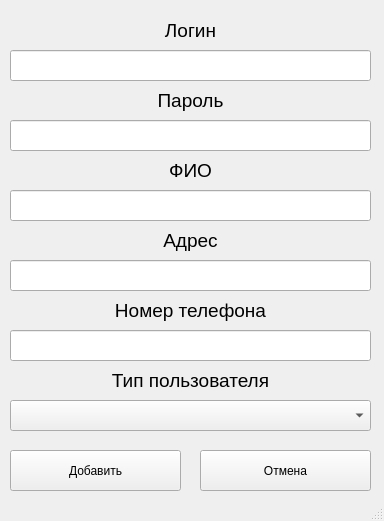
<?xml version="1.0" encoding="UTF-8"?>
<ui version="4.0">
 <class>MainWindow</class>
 <widget class="QMainWindow" name="MainWindow">
  <property name="geometry">
   <rect>
    <x>0</x>
    <y>0</y>
    <width>384</width>
    <height>521</height>
   </rect>
  </property>
  <property name="windowTitle">
   <string>Добавление пользователя</string>
  </property>
  <property name="documentMode">
   <bool>false</bool>
  </property>
  <widget class="QWidget" name="centralwidget">
   <widget class="QLabel" name="label_6">
    <property name="geometry">
     <rect>
      <x>10</x>
      <y>20</y>
      <width>361</width>
      <height>21</height>
     </rect>
    </property>
    <property name="font">
     <font>
      <pointsize>14</pointsize>
      <weight>50</weight>
      <bold>false</bold>
     </font>
    </property>
    <property name="text">
     <string>Логин</string>
    </property>
    <property name="alignment">
     <set>Qt::AlignCenter</set>
    </property>
   </widget>
   <widget class="QLineEdit" name="line_login">
    <property name="geometry">
     <rect>
      <x>10</x>
      <y>50</y>
      <width>361</width>
      <height>31</height>
     </rect>
    </property>
    <property name="font">
     <font>
      <pointsize>14</pointsize>
     </font>
    </property>
   </widget>
   <widget class="QPushButton" name="btn_add">
    <property name="geometry">
     <rect>
      <x>10</x>
      <y>450</y>
      <width>171</width>
      <height>41</height>
     </rect>
    </property>
    <property name="text">
     <string>Добавить</string>
    </property>
   </widget>
   <widget class="QPushButton" name="btn_cancel">
    <property name="geometry">
     <rect>
      <x>200</x>
      <y>450</y>
      <width>171</width>
      <height>41</height>
     </rect>
    </property>
    <property name="text">
     <string>Отмена</string>
    </property>
   </widget>
   <widget class="QLabel" name="lab_info">
    <property name="geometry">
     <rect>
      <x>10</x>
      <y>620</y>
      <width>491</width>
      <height>21</height>
     </rect>
    </property>
    <property name="font">
     <font>
      <pointsize>14</pointsize>
     </font>
    </property>
    <property name="styleSheet">
     <string notr="true">color: rgb(255, 0, 0);</string>
    </property>
    <property name="text">
     <string/>
    </property>
    <property name="alignment">
     <set>Qt::AlignCenter</set>
    </property>
   </widget>
   <widget class="QLineEdit" name="line_password">
    <property name="geometry">
     <rect>
      <x>10</x>
      <y>120</y>
      <width>361</width>
      <height>31</height>
     </rect>
    </property>
    <property name="font">
     <font>
      <pointsize>14</pointsize>
     </font>
    </property>
   </widget>
   <widget class="QLabel" name="label_7">
    <property name="geometry">
     <rect>
      <x>10</x>
      <y>90</y>
      <width>361</width>
      <height>21</height>
     </rect>
    </property>
    <property name="font">
     <font>
      <pointsize>14</pointsize>
      <weight>50</weight>
      <bold>false</bold>
     </font>
    </property>
    <property name="text">
     <string>Пароль</string>
    </property>
    <property name="alignment">
     <set>Qt::AlignCenter</set>
    </property>
   </widget>
   <widget class="QLineEdit" name="line_fio">
    <property name="geometry">
     <rect>
      <x>10</x>
      <y>190</y>
      <width>361</width>
      <height>31</height>
     </rect>
    </property>
    <property name="font">
     <font>
      <pointsize>14</pointsize>
     </font>
    </property>
   </widget>
   <widget class="QLabel" name="label_8">
    <property name="geometry">
     <rect>
      <x>10</x>
      <y>160</y>
      <width>361</width>
      <height>21</height>
     </rect>
    </property>
    <property name="font">
     <font>
      <pointsize>14</pointsize>
      <weight>50</weight>
      <bold>false</bold>
     </font>
    </property>
    <property name="text">
     <string>ФИО</string>
    </property>
    <property name="alignment">
     <set>Qt::AlignCenter</set>
    </property>
   </widget>
   <widget class="QLineEdit" name="line_address">
    <property name="geometry">
     <rect>
      <x>10</x>
      <y>260</y>
      <width>361</width>
      <height>31</height>
     </rect>
    </property>
    <property name="font">
     <font>
      <pointsize>14</pointsize>
     </font>
    </property>
   </widget>
   <widget class="QLabel" name="label_9">
    <property name="geometry">
     <rect>
      <x>10</x>
      <y>230</y>
      <width>361</width>
      <height>21</height>
     </rect>
    </property>
    <property name="font">
     <font>
      <pointsize>14</pointsize>
      <weight>50</weight>
      <bold>false</bold>
     </font>
    </property>
    <property name="text">
     <string>Адрес</string>
    </property>
    <property name="alignment">
     <set>Qt::AlignCenter</set>
    </property>
   </widget>
   <widget class="QLineEdit" name="line_phone">
    <property name="geometry">
     <rect>
      <x>10</x>
      <y>330</y>
      <width>361</width>
      <height>31</height>
     </rect>
    </property>
    <property name="font">
     <font>
      <pointsize>14</pointsize>
     </font>
    </property>
   </widget>
   <widget class="QLabel" name="label_10">
    <property name="geometry">
     <rect>
      <x>10</x>
      <y>300</y>
      <width>361</width>
      <height>21</height>
     </rect>
    </property>
    <property name="font">
     <font>
      <pointsize>14</pointsize>
      <weight>50</weight>
      <bold>false</bold>
     </font>
    </property>
    <property name="text">
     <string>Номер телефона</string>
    </property>
    <property name="alignment">
     <set>Qt::AlignCenter</set>
    </property>
   </widget>
   <widget class="QComboBox" name="combo_type">
    <property name="geometry">
     <rect>
      <x>10</x>
      <y>400</y>
      <width>361</width>
      <height>31</height>
     </rect>
    </property>
   </widget>
   <widget class="QLabel" name="label_11">
    <property name="geometry">
     <rect>
      <x>10</x>
      <y>370</y>
      <width>361</width>
      <height>21</height>
     </rect>
    </property>
    <property name="font">
     <font>
      <pointsize>14</pointsize>
      <weight>50</weight>
      <bold>false</bold>
     </font>
    </property>
    <property name="text">
     <string>Тип пользователя</string>
    </property>
    <property name="alignment">
     <set>Qt::AlignCenter</set>
    </property>
   </widget>
  </widget>
  <widget class="QStatusBar" name="statusbar"/>
 </widget>
 <resources/>
 <connections/>
</ui>
